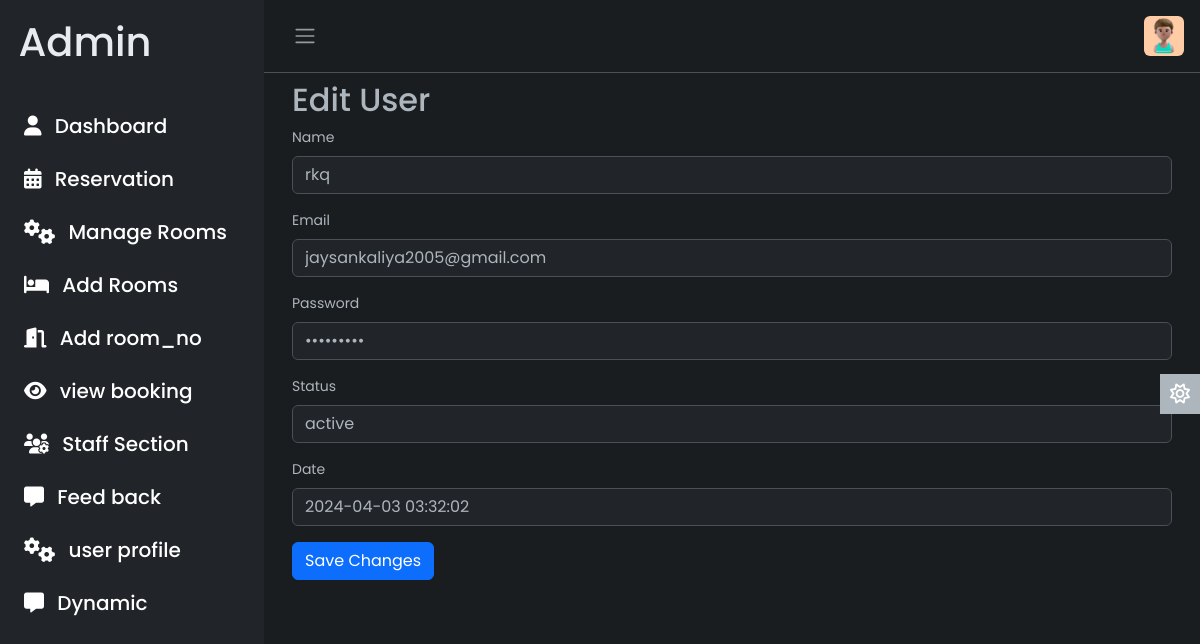
The app's page /admin/action_user_profile.php?id=1 (signed in) with its own data.
### tables this page shows
CREATE TABLE `register` (
  `id` int(11) NOT NULL,
  `name` varchar(255) NOT NULL,
  `image` varchar(255) DEFAULT NULL,
  `email` varchar(255) NOT NULL,
  `password` varchar(255) NOT NULL,
  `mobile` varchar(20) DEFAULT NULL,
  `address` text DEFAULT NULL,
  `gender` enum('male','female','other') DEFAULT NULL,
  `token` varchar(255) DEFAULT NULL,
  `date` timestamp NOT NULL DEFAULT current_timestamp(),
  `status` enum('active','inactive') DEFAULT 'inactive',
  `role` enum('user','admin') DEFAULT 'user'
);

### admin/action_user_profile.php (the view, shortened to what this page needs)
<!DOCTYPE html>
<html lang="en" data-bs-theme="dark">
<head>
    <link rel="stylesheet" href="https://cdn.jsdelivr.net/npm/bootstrap@5.3.0-alpha2/dist/css/bootstrap.min.css" />
    <link rel="stylesheet" href="css/style.css">
</head>
<body>
    <div class="wrapper">
        <?php include ('include/aside.php') ?>
        <div class="main">
            <?php include ('include/nav.php') ?>
            <main class="content px-3 py-2">
                <div class="container">
                    <h2>Edit User</h2>
                    <?php
                    include_once ('include/conn.php');
                    if (isset($_GET['id'])) {
                        $userId = $_GET['id'];
                        $sql = "SELECT * FROM register WHERE id = ?";
                        $stmt = $conn->prepare($sql);
                        $stmt->bind_param("i", $userId);
                        $stmt->execute();
                        $result = $stmt->get_result();
                        if ($result->num_rows > 0) {
                            $row = $result->fetch_assoc();
                            ?>
                            <form action="" method="POST">
                                <div class="mb-3">
                                    <label for="name" class="form-label">Name</label>
                                    <input type="text" class="form-control" id="name" name="name" value="<?php echo $row["name"]; ?>">
                                </div>
                                <div class="mb-3">
                                    <label for="email" class="form-label">Email</label>
                                    <input type="email" class="form-control" id="email" name="email" value="<?php echo $row["email"]; ?>">
                                </div>
                                <div class="mb-3">
                                    <label for="password" class="form-label">Password</label>
                                    <input type="password" class="form-control" id="password" name="password" value="<?php echo $row["password"]; ?>">
                                </div>
                                <div class="mb-3">
                                    <label for="status" class="form-label">Status</label>
                                    <input type="text" class="form-control" id="status" name="status" value="<?php echo $row["status"]; ?>">
                                </div>
                                <div class="mb-3">
                                    <label for="date" class="form-label">Date</label>
                                    <input type="text" class="form-control" id="date" name="date" value="<?php echo $row["date"]; ?>">
                                </div>
                                <button type="submit" class="btn btn-primary">Save Changes</button>
                            </form>
                            <?php
                        } else {
                            echo "User not found.";
                        }
                    } else {
                        echo "User ID not provided.";
                    }
                    ?>
                </div>
            </main>
            <a href="#" class="theme-toggle">
                <i class="fa-regular fa-sun"></i>
            </a>
        </div>
    </div>
</body>
</html>

### admin/css/style.css (style rules this page uses)
body { font-family: 'Poppins', sans-serif; font-size: 0.875rem; opacity: 1; overflow-y: scroll; margin: 0; }
a { cursor: pointer; text-decoration: none; font-family: 'Poppins', sans-serif; }
.wrapper { align-items: stretch; display: flex; width: 100%; }
.main { display: flex; flex-direction: column; min-height: 100vh; min-width: 0; overflow: hidden; transition: all 0.35s ease-in-out; width: 100%; background: var(--bs-dark-bg-subtle); }
.content { flex: 1; max-width: 100vw; width: 100vw; }
@media (min-width:768px) { .content { max-width: auto; width: auto; } }
.theme-toggle { position: fixed; top: 50%; transform: translateY(-65%); text-align: center; z-index: 10; right: 0; left: auto; border: none; background-color: var(--bs-body-color); }
html[data-bs-theme="dark"] .theme-toggle .fa-sun, html[data-bs-theme="light"] .theme-toggle .fa-moon { cursor: pointer; padding: 10px; display: block; font-size: 1.25rem; color: #FFF; }

### records on screen
register: name "rkq", email "jaysankaliya2005@gmail.com", status "active", date "2024-04-03 03:32:02"
